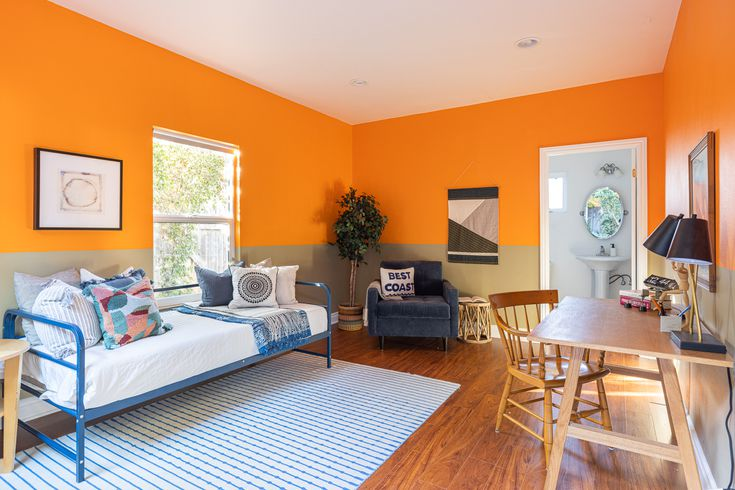
#> input picture check_1.jpg, 735 x 490 px
$ python Colour_segmentation_on_Images.py
#> lines starting #> are read from the running program, lines starting #| are printed output that depends on the picture; after the words box and inside, x2 and y2 are one past the last pixel; in counts of white or black regions, pixels touching at a corner belong together
import cv2
from cv2 import waitKey
import numpy as np

img = cv2.imread('check_1.jpg')
#> img is the input picture: shape (490, 735, 3); mean B, G, R 122.4, 154.2, 195.6

#threshold on orange
lower = (0,0,0)
upper = (50,165,255)

# [7 lines of commented-out code are left out]


thresh = cv2.inRange(img, lower, upper)
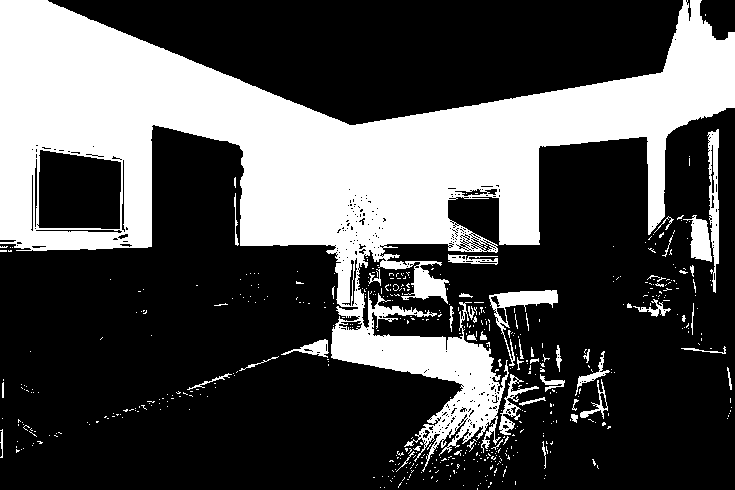
#> thresh: shape (490, 735); 30.9% white; 535 white regions (490 under 20 px), largest, box (x1, y1, x2, y2) and area: (0, 0, 735, 472) 103091, (489, 290, 558, 366) 1113, (707, 129, 719, 293) 1094

# apply morphology and make 3 channels as mask
kernel = cv2.getStructuringElement(cv2.MORPH_ELLIPSE, (5,5))
mask = cv2.morphologyEx(thresh, cv2.MORPH_CLOSE, kernel)
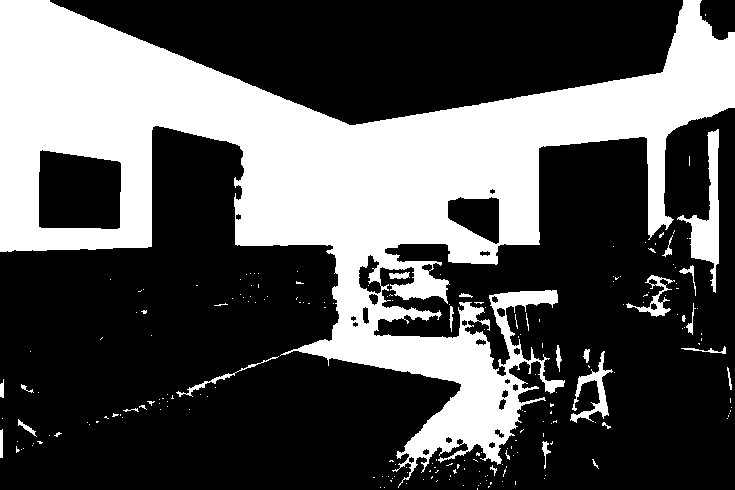
#> mask: shape (490, 735); 33% white; 210 white regions (184 under 20 px), largest, box (x1, y1, x2, y2) and area: (0, 0, 735, 488) 113308, (677, 129, 719, 293) 2175, (570, 351, 613, 423) 840
mask = cv2.morphologyEx(mask, cv2.MORPH_OPEN, kernel)
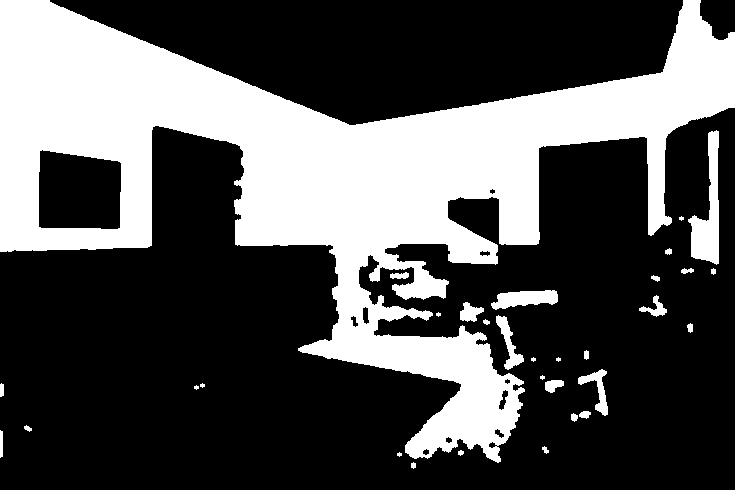
#> mask: shape (490, 735); 32.1% white; 32 white regions (8 under 20 px), largest, box (x1, y1, x2, y2) and area: (0, 0, 735, 463) 109972, (688, 130, 719, 265) 2014, (491, 290, 558, 310) 876
mask = cv2.merge([mask,mask,mask])

# create 3-channel grayscale version
gray = cv2.cvtColor(img, cv2.COLOR_BGR2GRAY)
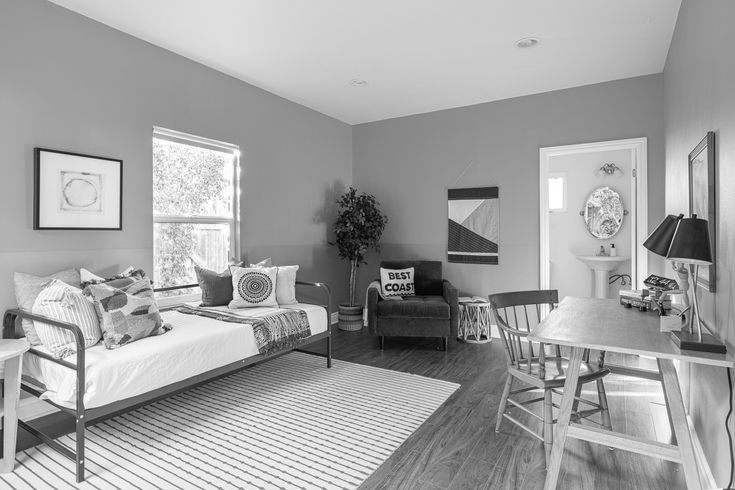
#> gray: shape (490, 735); min 0, max 255, mean 162.9
gray = cv2.cvtColor(gray, cv2.COLOR_GRAY2BGR)
#> gray: shape (490, 735, 3)

# blend img with gray using mask
result = np.where(mask==255, img, gray)
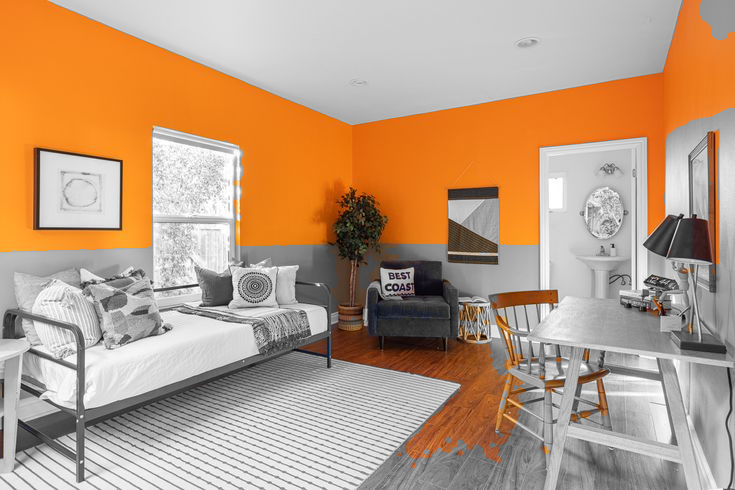
#> result: shape (490, 735, 3); mean of channels 0, 1, 2 130.7, 156.8, 187.2; drawn as B, G, R

# # save images
cv2.imwrite('orange_cone_thresh.jpg', thresh)
cv2.imwrite('orange_cone_mask.jpg', mask)
cv2.imwrite('orange_cone_result.jpg', result)

# Display images
cv2.imshow("orginal", img)
cv2.imshow("mask", mask)
cv2.imshow("result", result)
cv2.destroyAllWindows()

$ run again, with Check_4.jpg copied over check_1.jpg
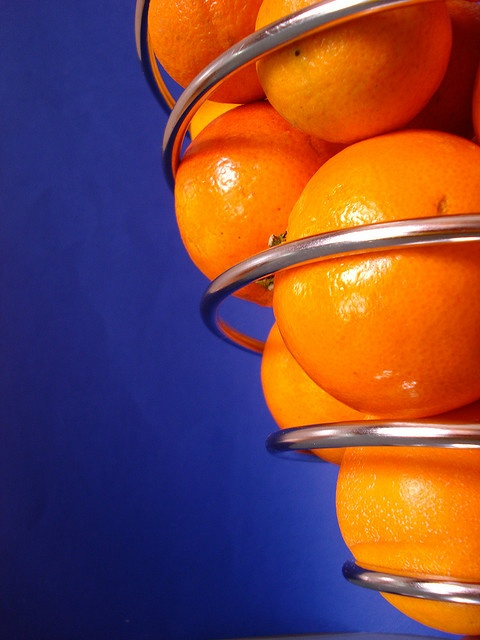
#> input picture Check_4.jpg, 480 x 640 px
#> img is the input picture: shape (640, 480, 3); mean B, G, R 72.3, 70.5, 119.8
#> `thresh = cv2.inRange(img, lower, upper)`:
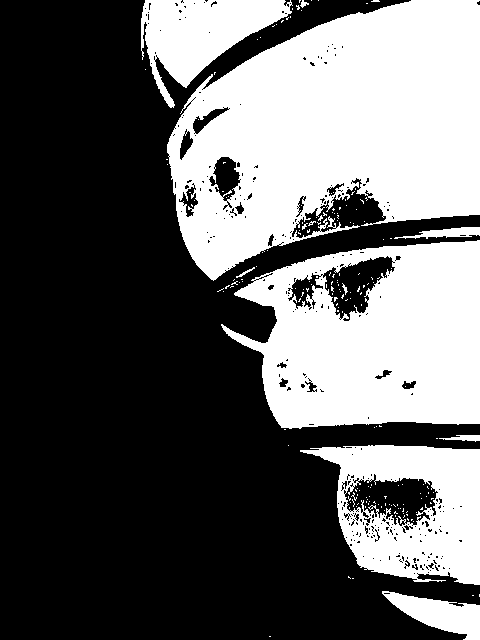
#> thresh: shape (640, 480); 38.7% white; 189 white regions (179 under 20 px), largest, box (x1, y1, x2, y2) and area: (167, 0, 480, 281) 58137, (221, 240, 480, 429) 34413, (300, 445, 480, 585) 14557
#> `result = np.where(mask==255, img, gray)`:
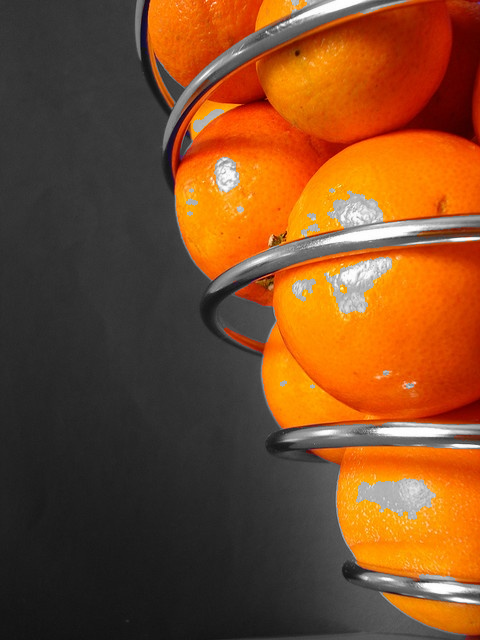
#> result: shape (640, 480, 3); mean of channels 0, 1, 2 39, 74.8, 124; drawn as B, G, R
